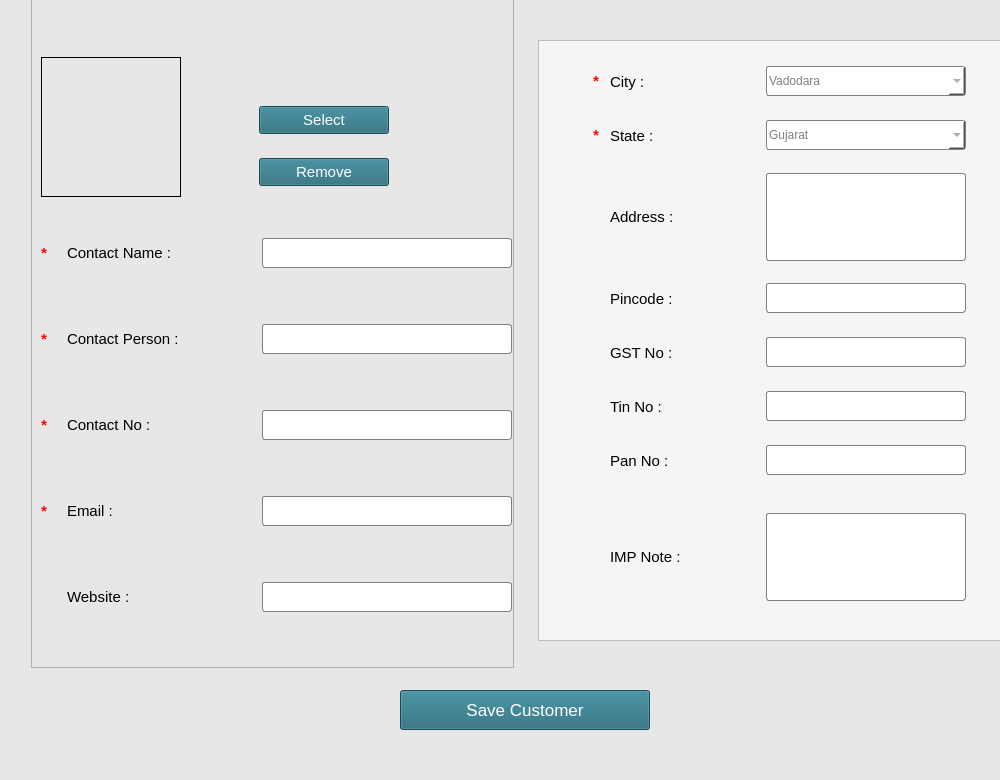
<?xml version="1.0" encoding="UTF-8"?>
<ui version="4.0">
 <class>MainWindow</class>
 <widget class="QMainWindow" name="MainWindow">
  <property name="geometry">
   <rect>
    <x>0</x>
    <y>0</y>
    <width>1000</width>
    <height>780</height>
   </rect>
  </property>
  <property name="minimumSize">
   <size>
    <width>1000</width>
    <height>780</height>
   </size>
  </property>
  <property name="maximumSize">
   <size>
    <width>1000</width>
    <height>780</height>
   </size>
  </property>
  <property name="windowTitle">
   <string>Add New Customer</string>
  </property>
  <property name="styleSheet">
   <string notr="true">background-color: rgb(231, 231, 231);</string>
  </property>
  <widget class="QWidget" name="centralwidget">
   <widget class="QPushButton" name="pushButton_5">
    <property name="geometry">
     <rect>
      <x>400</x>
      <y>690</y>
      <width>250</width>
      <height>40</height>
     </rect>
    </property>
    <property name="font">
     <font>
      <pointsize>13</pointsize>
     </font>
    </property>
    <property name="styleSheet">
     <string notr="true">background-color: rgb(33, 103, 120);
color:white;</string>
    </property>
    <property name="text">
     <string>Save Customer</string>
    </property>
    <property name="icon">
     <iconset resource="../add_new_comp.qrc">
      <normaloff>:/sample/Images/save64.png</normaloff>:/sample/Images/save64.png</iconset>
    </property>
    <property name="iconSize">
     <size>
      <width>25</width>
      <height>25</height>
     </size>
    </property>
   </widget>
   <widget class="QWidget" name="formLayoutWidget_3">
    <property name="geometry">
     <rect>
      <x>538</x>
      <y>40</y>
      <width>483</width>
      <height>611</height>
     </rect>
    </property>
    <layout class="QGridLayout" name="gridLayout_3">
     <property name="bottomMargin">
      <number>10</number>
     </property>
     <property name="verticalSpacing">
      <number>10</number>
     </property>
     <item row="0" column="0">
      <widget class="QFrame" name="frame_2">
       <property name="styleSheet">
        <string notr="true">background-color: whitesmoke;</string>
       </property>
       <property name="frameShape">
        <enum>QFrame::StyledPanel</enum>
       </property>
       <property name="frameShadow">
        <enum>QFrame::Raised</enum>
       </property>
       <layout class="QGridLayout" name="gridLayout_2">
        <item row="0" column="0">
         <layout class="QVBoxLayout" name="verticalLayout_4">
          <item>
           <layout class="QHBoxLayout" name="horizontalLayout_3">
            <property name="bottomMargin">
             <number>15</number>
            </property>
            <item>
             <widget class="QLabel" name="label_25">
              <property name="minimumSize">
               <size>
                <width>11</width>
                <height>30</height>
               </size>
              </property>
              <property name="maximumSize">
               <size>
                <width>11</width>
                <height>30</height>
               </size>
              </property>
              <property name="font">
               <font>
                <pointsize>11</pointsize>
                <weight>75</weight>
                <bold>true</bold>
               </font>
              </property>
              <property name="styleSheet">
               <string notr="true">color:red;</string>
              </property>
              <property name="text">
               <string>*</string>
              </property>
             </widget>
            </item>
            <item>
             <widget class="QLabel" name="label_4">
              <property name="minimumSize">
               <size>
                <width>150</width>
                <height>33</height>
               </size>
              </property>
              <property name="maximumSize">
               <size>
                <width>150</width>
                <height>33</height>
               </size>
              </property>
              <property name="font">
               <font>
                <pointsize>11</pointsize>
               </font>
              </property>
              <property name="text">
               <string>City :</string>
              </property>
             </widget>
            </item>
            <item>
             <widget class="QComboBox" name="comboBox_2">
              <property name="minimumSize">
               <size>
                <width>200</width>
                <height>30</height>
               </size>
              </property>
              <property name="maximumSize">
               <size>
                <width>200</width>
                <height>30</height>
               </size>
              </property>
              <property name="font">
               <font>
                <pointsize>11</pointsize>
               </font>
              </property>
              <property name="styleSheet">
               <string notr="true">border-radius:3px;
border:1px solid gray;
background-color:white;
color:gray;
</string>
              </property>
              <property name="editable">
               <bool>true</bool>
              </property>
              <property name="minimumContentsLength">
               <number>11</number>
              </property>
              <item>
               <property name="text">
                <string>Vadodara</string>
               </property>
              </item>
              <item>
               <property name="text">
                <string>Ahmedabad</string>
               </property>
              </item>
              <item>
               <property name="text">
                <string>Surat</string>
               </property>
              </item>
              <item>
               <property name="text">
                <string>Rajkot</string>
               </property>
              </item>
             </widget>
            </item>
           </layout>
          </item>
          <item>
           <layout class="QHBoxLayout" name="horizontalLayout_4">
            <property name="bottomMargin">
             <number>15</number>
            </property>
            <item>
             <widget class="QLabel" name="label_26">
              <property name="minimumSize">
               <size>
                <width>11</width>
                <height>30</height>
               </size>
              </property>
              <property name="maximumSize">
               <size>
                <width>11</width>
                <height>30</height>
               </size>
              </property>
              <property name="font">
               <font>
                <pointsize>11</pointsize>
                <weight>75</weight>
                <bold>true</bold>
               </font>
              </property>
              <property name="styleSheet">
               <string notr="true">color:red;</string>
              </property>
              <property name="text">
               <string>*</string>
              </property>
             </widget>
            </item>
            <item>
             <widget class="QLabel" name="label_5">
              <property name="minimumSize">
               <size>
                <width>150</width>
                <height>33</height>
               </size>
              </property>
              <property name="maximumSize">
               <size>
                <width>150</width>
                <height>33</height>
               </size>
              </property>
              <property name="font">
               <font>
                <pointsize>11</pointsize>
               </font>
              </property>
              <property name="text">
               <string>State :</string>
              </property>
             </widget>
            </item>
            <item>
             <widget class="QComboBox" name="comboBox_3">
              <property name="minimumSize">
               <size>
                <width>200</width>
                <height>30</height>
               </size>
              </property>
              <property name="maximumSize">
               <size>
                <width>200</width>
                <height>30</height>
               </size>
              </property>
              <property name="font">
               <font>
                <pointsize>11</pointsize>
               </font>
              </property>
              <property name="styleSheet">
               <string notr="true">border-radius:3px;
border:1px solid gray;
background-color:white;
color:gray;
</string>
              </property>
              <property name="editable">
               <bool>true</bool>
              </property>
              <item>
               <property name="text">
                <string>Gujarat</string>
               </property>
              </item>
              <item>
               <property name="text">
                <string>Maharashtra</string>
               </property>
              </item>
              <item>
               <property name="text">
                <string>Rajasthan</string>
               </property>
              </item>
             </widget>
            </item>
           </layout>
          </item>
          <item>
           <layout class="QHBoxLayout" name="horizontalLayout_21">
            <property name="bottomMargin">
             <number>15</number>
            </property>
            <item>
             <widget class="QLabel" name="label_30">
              <property name="enabled">
               <bool>true</bool>
              </property>
              <property name="minimumSize">
               <size>
                <width>11</width>
                <height>30</height>
               </size>
              </property>
              <property name="maximumSize">
               <size>
                <width>11</width>
                <height>30</height>
               </size>
              </property>
              <property name="font">
               <font>
                <pointsize>11</pointsize>
                <weight>75</weight>
                <bold>true</bold>
               </font>
              </property>
              <property name="styleSheet">
               <string notr="true">color:red;</string>
              </property>
              <property name="text">
               <string/>
              </property>
             </widget>
            </item>
            <item>
             <widget class="QLabel" name="label_7">
              <property name="minimumSize">
               <size>
                <width>150</width>
                <height>33</height>
               </size>
              </property>
              <property name="maximumSize">
               <size>
                <width>150</width>
                <height>33</height>
               </size>
              </property>
              <property name="font">
               <font>
                <pointsize>11</pointsize>
               </font>
              </property>
              <property name="text">
               <string>Address :</string>
              </property>
             </widget>
            </item>
            <item>
             <widget class="QTextEdit" name="textEdit_2">
              <property name="minimumSize">
               <size>
                <width>200</width>
                <height>30</height>
               </size>
              </property>
              <property name="maximumSize">
               <size>
                <width>200</width>
                <height>88</height>
               </size>
              </property>
              <property name="font">
               <font>
                <pointsize>11</pointsize>
               </font>
              </property>
              <property name="styleSheet">
               <string notr="true">border-radius:3px;
border:1px solid gray;
background-color:white;
color:gray;</string>
              </property>
             </widget>
            </item>
           </layout>
          </item>
          <item>
           <layout class="QHBoxLayout" name="horizontalLayout_5">
            <property name="bottomMargin">
             <number>15</number>
            </property>
            <item>
             <widget class="QLabel" name="label_36">
              <property name="enabled">
               <bool>true</bool>
              </property>
              <property name="minimumSize">
               <size>
                <width>11</width>
                <height>30</height>
               </size>
              </property>
              <property name="maximumSize">
               <size>
                <width>11</width>
                <height>30</height>
               </size>
              </property>
              <property name="font">
               <font>
                <pointsize>11</pointsize>
                <weight>75</weight>
                <bold>true</bold>
               </font>
              </property>
              <property name="styleSheet">
               <string notr="true">color:red;</string>
              </property>
              <property name="text">
               <string/>
              </property>
             </widget>
            </item>
            <item>
             <widget class="QLabel" name="label_9">
              <property name="minimumSize">
               <size>
                <width>150</width>
                <height>33</height>
               </size>
              </property>
              <property name="maximumSize">
               <size>
                <width>150</width>
                <height>33</height>
               </size>
              </property>
              <property name="font">
               <font>
                <pointsize>11</pointsize>
               </font>
              </property>
              <property name="text">
               <string>Pincode :</string>
              </property>
             </widget>
            </item>
            <item>
             <widget class="QLineEdit" name="lineEdit_2">
              <property name="minimumSize">
               <size>
                <width>200</width>
                <height>30</height>
               </size>
              </property>
              <property name="maximumSize">
               <size>
                <width>200</width>
                <height>30</height>
               </size>
              </property>
              <property name="font">
               <font>
                <pointsize>11</pointsize>
               </font>
              </property>
              <property name="styleSheet">
               <string notr="true">border-radius:3px;
border:1px solid gray;
background-color:white;
color:gray;
</string>
              </property>
             </widget>
            </item>
           </layout>
          </item>
          <item>
           <layout class="QHBoxLayout" name="horizontalLayout_15">
            <property name="bottomMargin">
             <number>15</number>
            </property>
            <item>
             <widget class="QLabel" name="label_37">
              <property name="enabled">
               <bool>true</bool>
              </property>
              <property name="minimumSize">
               <size>
                <width>11</width>
                <height>30</height>
               </size>
              </property>
              <property name="maximumSize">
               <size>
                <width>11</width>
                <height>30</height>
               </size>
              </property>
              <property name="font">
               <font>
                <pointsize>11</pointsize>
                <weight>75</weight>
                <bold>true</bold>
               </font>
              </property>
              <property name="styleSheet">
               <string notr="true">color:red;</string>
              </property>
              <property name="text">
               <string/>
              </property>
             </widget>
            </item>
            <item>
             <widget class="QLabel" name="label_20">
              <property name="minimumSize">
               <size>
                <width>150</width>
                <height>33</height>
               </size>
              </property>
              <property name="maximumSize">
               <size>
                <width>150</width>
                <height>33</height>
               </size>
              </property>
              <property name="font">
               <font>
                <pointsize>11</pointsize>
               </font>
              </property>
              <property name="text">
               <string>GST No :</string>
              </property>
             </widget>
            </item>
            <item>
             <widget class="QLineEdit" name="lineEdit_7">
              <property name="minimumSize">
               <size>
                <width>200</width>
                <height>30</height>
               </size>
              </property>
              <property name="maximumSize">
               <size>
                <width>200</width>
                <height>30</height>
               </size>
              </property>
              <property name="font">
               <font>
                <pointsize>11</pointsize>
               </font>
              </property>
              <property name="styleSheet">
               <string notr="true">border-radius:3px;
border:1px solid gray;
background-color:white;
color:gray;</string>
              </property>
             </widget>
            </item>
           </layout>
          </item>
          <item>
           <layout class="QHBoxLayout" name="horizontalLayout_22">
            <property name="bottomMargin">
             <number>15</number>
            </property>
            <item>
             <widget class="QLabel" name="label_38">
              <property name="enabled">
               <bool>true</bool>
              </property>
              <property name="minimumSize">
               <size>
                <width>11</width>
                <height>30</height>
               </size>
              </property>
              <property name="maximumSize">
               <size>
                <width>11</width>
                <height>30</height>
               </size>
              </property>
              <property name="font">
               <font>
                <pointsize>11</pointsize>
                <weight>75</weight>
                <bold>true</bold>
               </font>
              </property>
              <property name="styleSheet">
               <string notr="true">color:red;</string>
              </property>
              <property name="text">
               <string/>
              </property>
             </widget>
            </item>
            <item>
             <widget class="QLabel" name="label_28">
              <property name="minimumSize">
               <size>
                <width>150</width>
                <height>33</height>
               </size>
              </property>
              <property name="maximumSize">
               <size>
                <width>150</width>
                <height>33</height>
               </size>
              </property>
              <property name="font">
               <font>
                <pointsize>11</pointsize>
               </font>
              </property>
              <property name="text">
               <string>Tin No :</string>
              </property>
             </widget>
            </item>
            <item>
             <widget class="QLineEdit" name="lineEdit_11">
              <property name="minimumSize">
               <size>
                <width>200</width>
                <height>30</height>
               </size>
              </property>
              <property name="maximumSize">
               <size>
                <width>200</width>
                <height>30</height>
               </size>
              </property>
              <property name="font">
               <font>
                <pointsize>11</pointsize>
               </font>
              </property>
              <property name="styleSheet">
               <string notr="true">border-radius:3px;
border:1px solid gray;
background-color:white;
color:gray;</string>
              </property>
             </widget>
            </item>
           </layout>
          </item>
          <item>
           <layout class="QHBoxLayout" name="horizontalLayout_12">
            <property name="bottomMargin">
             <number>15</number>
            </property>
            <item>
             <widget class="QLabel" name="label_39">
              <property name="enabled">
               <bool>true</bool>
              </property>
              <property name="minimumSize">
               <size>
                <width>11</width>
                <height>30</height>
               </size>
              </property>
              <property name="maximumSize">
               <size>
                <width>11</width>
                <height>30</height>
               </size>
              </property>
              <property name="font">
               <font>
                <pointsize>11</pointsize>
                <weight>75</weight>
                <bold>true</bold>
               </font>
              </property>
              <property name="styleSheet">
               <string notr="true">color:red;</string>
              </property>
              <property name="text">
               <string/>
              </property>
             </widget>
            </item>
            <item>
             <widget class="QLabel" name="label_14">
              <property name="minimumSize">
               <size>
                <width>150</width>
                <height>33</height>
               </size>
              </property>
              <property name="maximumSize">
               <size>
                <width>150</width>
                <height>33</height>
               </size>
              </property>
              <property name="font">
               <font>
                <pointsize>11</pointsize>
               </font>
              </property>
              <property name="text">
               <string>Pan No :</string>
              </property>
             </widget>
            </item>
            <item>
             <widget class="QLineEdit" name="lineEdit_6">
              <property name="minimumSize">
               <size>
                <width>200</width>
                <height>30</height>
               </size>
              </property>
              <property name="maximumSize">
               <size>
                <width>200</width>
                <height>30</height>
               </size>
              </property>
              <property name="font">
               <font>
                <pointsize>11</pointsize>
               </font>
              </property>
              <property name="styleSheet">
               <string notr="true">border-radius:3px;
border:1px solid gray;
background-color:white;
color:gray;</string>
              </property>
             </widget>
            </item>
           </layout>
          </item>
         </layout>
        </item>
        <item row="1" column="0">
         <layout class="QHBoxLayout" name="horizontalLayout_9">
          <property name="bottomMargin">
           <number>15</number>
          </property>
          <item>
           <widget class="QLabel" name="label_41">
            <property name="enabled">
             <bool>true</bool>
            </property>
            <property name="minimumSize">
             <size>
              <width>11</width>
              <height>30</height>
             </size>
            </property>
            <property name="maximumSize">
             <size>
              <width>11</width>
              <height>30</height>
             </size>
            </property>
            <property name="font">
             <font>
              <pointsize>11</pointsize>
              <weight>75</weight>
              <bold>true</bold>
             </font>
            </property>
            <property name="styleSheet">
             <string notr="true">color:red;</string>
            </property>
            <property name="text">
             <string/>
            </property>
           </widget>
          </item>
          <item>
           <widget class="QLabel" name="label_10">
            <property name="minimumSize">
             <size>
              <width>150</width>
              <height>33</height>
             </size>
            </property>
            <property name="maximumSize">
             <size>
              <width>150</width>
              <height>33</height>
             </size>
            </property>
            <property name="font">
             <font>
              <pointsize>11</pointsize>
             </font>
            </property>
            <property name="text">
             <string>IMP Note :</string>
            </property>
           </widget>
          </item>
          <item>
           <widget class="QTextEdit" name="textEdit_3">
            <property name="minimumSize">
             <size>
              <width>200</width>
              <height>88</height>
             </size>
            </property>
            <property name="maximumSize">
             <size>
              <width>200</width>
              <height>88</height>
             </size>
            </property>
            <property name="font">
             <font>
              <pointsize>11</pointsize>
             </font>
            </property>
            <property name="styleSheet">
             <string notr="true">border-radius:3px;
border:1px solid gray;
background-color:white;
color:gray;</string>
            </property>
           </widget>
          </item>
         </layout>
        </item>
       </layout>
      </widget>
     </item>
    </layout>
   </widget>
   <widget class="QFrame" name="frame">
    <property name="geometry">
     <rect>
      <x>31</x>
      <y>-9</y>
      <width>483</width>
      <height>677</height>
     </rect>
    </property>
    <property name="font">
     <font>
      <pointsize>11</pointsize>
     </font>
    </property>
    <property name="styleSheet">
     <string notr="true"/>
    </property>
    <property name="frameShape">
     <enum>QFrame::StyledPanel</enum>
    </property>
    <property name="frameShadow">
     <enum>QFrame::Raised</enum>
    </property>
    <layout class="QGridLayout" name="gridLayout">
     <item row="0" column="0">
      <layout class="QVBoxLayout" name="verticalLayout">
       <property name="spacing">
        <number>15</number>
       </property>
       <item>
        <layout class="QHBoxLayout" name="horizontalLayout_17">
         <property name="topMargin">
          <number>15</number>
         </property>
         <property name="bottomMargin">
          <number>15</number>
         </property>
        </layout>
       </item>
       <item>
        <layout class="QHBoxLayout" name="horizontalLayout_18">
         <item>
          <widget class="QLabel" name="label_32">
           <property name="minimumSize">
            <size>
             <width>140</width>
             <height>140</height>
            </size>
           </property>
           <property name="maximumSize">
            <size>
             <width>140</width>
             <height>140</height>
            </size>
           </property>
           <property name="font">
            <font>
             <pointsize>10</pointsize>
            </font>
           </property>
           <property name="styleSheet">
            <string notr="true">border:1px solid black;</string>
           </property>
           <property name="text">
            <string/>
           </property>
           <property name="pixmap">
            <pixmap resource="../add_new_comp.qrc">:/sample/hba.jpg</pixmap>
           </property>
           <property name="scaledContents">
            <bool>true</bool>
           </property>
          </widget>
         </item>
         <item>
          <spacer name="horizontalSpacer_4">
           <property name="orientation">
            <enum>Qt::Horizontal</enum>
           </property>
           <property name="sizeType">
            <enum>QSizePolicy::Fixed</enum>
           </property>
           <property name="sizeHint" stdset="0">
            <size>
             <width>63</width>
             <height>20</height>
            </size>
           </property>
          </spacer>
         </item>
         <item>
          <layout class="QVBoxLayout" name="verticalLayout_5">
           <item>
            <spacer name="verticalSpacer_2">
             <property name="orientation">
              <enum>Qt::Vertical</enum>
             </property>
             <property name="sizeType">
              <enum>QSizePolicy::Fixed</enum>
             </property>
             <property name="sizeHint" stdset="0">
              <size>
               <width>20</width>
               <height>40</height>
              </size>
             </property>
            </spacer>
           </item>
           <item>
            <widget class="QPushButton" name="pushButton_6">
             <property name="minimumSize">
              <size>
               <width>130</width>
               <height>28</height>
              </size>
             </property>
             <property name="maximumSize">
              <size>
               <width>130</width>
               <height>28</height>
              </size>
             </property>
             <property name="font">
              <font>
               <pointsize>11</pointsize>
              </font>
             </property>
             <property name="styleSheet">
              <string notr="true">background-color: rgb(33, 103, 120);
color:white;</string>
             </property>
             <property name="text">
              <string>Select</string>
             </property>
             <property name="icon">
              <iconset resource="../add_new_comp.qrc">
               <normaloff>:/sample/Images/gallery64.png</normaloff>:/sample/Images/gallery64.png</iconset>
             </property>
             <property name="iconSize">
              <size>
               <width>25</width>
               <height>25</height>
              </size>
             </property>
            </widget>
           </item>
           <item>
            <widget class="QPushButton" name="pushButton_7">
             <property name="minimumSize">
              <size>
               <width>130</width>
               <height>28</height>
              </size>
             </property>
             <property name="maximumSize">
              <size>
               <width>130</width>
               <height>28</height>
              </size>
             </property>
             <property name="font">
              <font>
               <pointsize>11</pointsize>
              </font>
             </property>
             <property name="styleSheet">
              <string notr="true">background-color: rgb(33, 103, 120);
color:white;</string>
             </property>
             <property name="text">
              <string>Remove</string>
             </property>
             <property name="icon">
              <iconset resource="../add_new_comp.qrc">
               <normaloff>:/sample/Images/delete264.png</normaloff>:/sample/Images/delete264.png</iconset>
             </property>
             <property name="iconSize">
              <size>
               <width>25</width>
               <height>25</height>
              </size>
             </property>
            </widget>
           </item>
          </layout>
         </item>
         <item>
          <spacer name="horizontalSpacer_3">
           <property name="orientation">
            <enum>Qt::Horizontal</enum>
           </property>
           <property name="sizeHint" stdset="0">
            <size>
             <width>40</width>
             <height>20</height>
            </size>
           </property>
          </spacer>
         </item>
        </layout>
       </item>
       <item>
        <layout class="QHBoxLayout" name="horizontalLayout_23">
         <property name="bottomMargin">
          <number>15</number>
         </property>
         <item>
          <widget class="QLabel" name="label_35">
           <property name="minimumSize">
            <size>
             <width>11</width>
             <height>30</height>
            </size>
           </property>
           <property name="maximumSize">
            <size>
             <width>11</width>
             <height>30</height>
            </size>
           </property>
           <property name="font">
            <font>
             <pointsize>11</pointsize>
             <weight>75</weight>
             <bold>true</bold>
            </font>
           </property>
           <property name="styleSheet">
            <string notr="true">color:red;</string>
           </property>
           <property name="text">
            <string>*</string>
           </property>
          </widget>
         </item>
         <item>
          <widget class="QLabel" name="label_40">
           <property name="minimumSize">
            <size>
             <width>180</width>
             <height>22</height>
            </size>
           </property>
           <property name="maximumSize">
            <size>
             <width>180</width>
             <height>16777215</height>
            </size>
           </property>
           <property name="font">
            <font>
             <pointsize>11</pointsize>
            </font>
           </property>
           <property name="text">
            <string>Contact Name :</string>
           </property>
          </widget>
         </item>
         <item>
          <widget class="QLineEdit" name="lineEdit_12">
           <property name="sizePolicy">
            <sizepolicy hsizetype="Fixed" vsizetype="Fixed">
             <horstretch>0</horstretch>
             <verstretch>0</verstretch>
            </sizepolicy>
           </property>
           <property name="minimumSize">
            <size>
             <width>250</width>
             <height>30</height>
            </size>
           </property>
           <property name="maximumSize">
            <size>
             <width>250</width>
             <height>30</height>
            </size>
           </property>
           <property name="font">
            <font>
             <pointsize>11</pointsize>
            </font>
           </property>
           <property name="styleSheet">
            <string notr="true">border-radius:3px;
border:1px solid gray;
background-color:white;
color:gray;
</string>
           </property>
          </widget>
         </item>
        </layout>
       </item>
       <item>
        <layout class="QHBoxLayout" name="horizontalLayout_16">
         <property name="bottomMargin">
          <number>15</number>
         </property>
         <item>
          <widget class="QLabel" name="label_24">
           <property name="minimumSize">
            <size>
             <width>11</width>
             <height>30</height>
            </size>
           </property>
           <property name="maximumSize">
            <size>
             <width>11</width>
             <height>30</height>
            </size>
           </property>
           <property name="font">
            <font>
             <pointsize>11</pointsize>
             <weight>75</weight>
             <bold>true</bold>
            </font>
           </property>
           <property name="styleSheet">
            <string notr="true">color:red;</string>
           </property>
           <property name="text">
            <string>*</string>
           </property>
          </widget>
         </item>
         <item>
          <widget class="QLabel" name="label_21">
           <property name="minimumSize">
            <size>
             <width>180</width>
             <height>22</height>
            </size>
           </property>
           <property name="maximumSize">
            <size>
             <width>180</width>
             <height>16777215</height>
            </size>
           </property>
           <property name="font">
            <font>
             <pointsize>11</pointsize>
            </font>
           </property>
           <property name="text">
            <string>Contact Person :</string>
           </property>
          </widget>
         </item>
         <item>
          <widget class="QLineEdit" name="lineEdit_8">
           <property name="sizePolicy">
            <sizepolicy hsizetype="Fixed" vsizetype="Fixed">
             <horstretch>0</horstretch>
             <verstretch>0</verstretch>
            </sizepolicy>
           </property>
           <property name="minimumSize">
            <size>
             <width>250</width>
             <height>30</height>
            </size>
           </property>
           <property name="maximumSize">
            <size>
             <width>250</width>
             <height>30</height>
            </size>
           </property>
           <property name="font">
            <font>
             <pointsize>11</pointsize>
            </font>
           </property>
           <property name="styleSheet">
            <string notr="true">border-radius:3px;
border:1px solid gray;
background-color:white;
color:gray;
</string>
           </property>
          </widget>
         </item>
        </layout>
       </item>
       <item>
        <layout class="QHBoxLayout" name="horizontalLayout_19">
         <property name="bottomMargin">
          <number>15</number>
         </property>
         <item>
          <widget class="QLabel" name="label_31">
           <property name="minimumSize">
            <size>
             <width>11</width>
             <height>30</height>
            </size>
           </property>
           <property name="maximumSize">
            <size>
             <width>11</width>
             <height>30</height>
            </size>
           </property>
           <property name="font">
            <font>
             <pointsize>11</pointsize>
             <weight>75</weight>
             <bold>true</bold>
            </font>
           </property>
           <property name="styleSheet">
            <string notr="true">color:red;</string>
           </property>
           <property name="text">
            <string>*</string>
           </property>
          </widget>
         </item>
         <item>
          <widget class="QLabel" name="label_23">
           <property name="minimumSize">
            <size>
             <width>180</width>
             <height>22</height>
            </size>
           </property>
           <property name="maximumSize">
            <size>
             <width>180</width>
             <height>16777215</height>
            </size>
           </property>
           <property name="font">
            <font>
             <pointsize>11</pointsize>
            </font>
           </property>
           <property name="text">
            <string>Contact No :</string>
           </property>
          </widget>
         </item>
         <item>
          <widget class="QLineEdit" name="lineEdit_9">
           <property name="sizePolicy">
            <sizepolicy hsizetype="Fixed" vsizetype="Fixed">
             <horstretch>0</horstretch>
             <verstretch>0</verstretch>
            </sizepolicy>
           </property>
           <property name="minimumSize">
            <size>
             <width>250</width>
             <height>30</height>
            </size>
           </property>
           <property name="maximumSize">
            <size>
             <width>250</width>
             <height>30</height>
            </size>
           </property>
           <property name="font">
            <font>
             <pointsize>11</pointsize>
            </font>
           </property>
           <property name="styleSheet">
            <string notr="true">border-radius:3px;
border:1px solid gray;
background-color:white;
color:gray;
</string>
           </property>
          </widget>
         </item>
        </layout>
       </item>
       <item>
        <layout class="QHBoxLayout" name="horizontalLayout_20">
         <property name="bottomMargin">
          <number>15</number>
         </property>
         <item>
          <widget class="QLabel" name="label_33">
           <property name="minimumSize">
            <size>
             <width>11</width>
             <height>30</height>
            </size>
           </property>
           <property name="maximumSize">
            <size>
             <width>11</width>
             <height>30</height>
            </size>
           </property>
           <property name="font">
            <font>
             <pointsize>11</pointsize>
             <weight>75</weight>
             <bold>true</bold>
            </font>
           </property>
           <property name="styleSheet">
            <string notr="true">color:red;</string>
           </property>
           <property name="text">
            <string>*</string>
           </property>
          </widget>
         </item>
         <item>
          <widget class="QLabel" name="label_34">
           <property name="minimumSize">
            <size>
             <width>180</width>
             <height>22</height>
            </size>
           </property>
           <property name="maximumSize">
            <size>
             <width>180</width>
             <height>16777215</height>
            </size>
           </property>
           <property name="font">
            <font>
             <pointsize>11</pointsize>
            </font>
           </property>
           <property name="text">
            <string>Email :</string>
           </property>
          </widget>
         </item>
         <item>
          <widget class="QLineEdit" name="lineEdit_10">
           <property name="sizePolicy">
            <sizepolicy hsizetype="Fixed" vsizetype="Fixed">
             <horstretch>0</horstretch>
             <verstretch>0</verstretch>
            </sizepolicy>
           </property>
           <property name="minimumSize">
            <size>
             <width>250</width>
             <height>30</height>
            </size>
           </property>
           <property name="maximumSize">
            <size>
             <width>250</width>
             <height>30</height>
            </size>
           </property>
           <property name="font">
            <font>
             <pointsize>11</pointsize>
            </font>
           </property>
           <property name="styleSheet">
            <string notr="true">border-radius:3px;
border:1px solid gray;
background-color:white;
color:gray;
</string>
           </property>
          </widget>
         </item>
        </layout>
       </item>
       <item>
        <layout class="QHBoxLayout" name="horizontalLayout_6">
         <property name="bottomMargin">
          <number>15</number>
         </property>
         <item>
          <widget class="QLabel" name="label_27">
           <property name="minimumSize">
            <size>
             <width>11</width>
             <height>30</height>
            </size>
           </property>
           <property name="maximumSize">
            <size>
             <width>11</width>
             <height>30</height>
            </size>
           </property>
           <property name="font">
            <font>
             <pointsize>11</pointsize>
             <weight>75</weight>
             <bold>true</bold>
            </font>
           </property>
           <property name="styleSheet">
            <string notr="true">color:red;</string>
           </property>
           <property name="text">
            <string/>
           </property>
          </widget>
         </item>
         <item>
          <widget class="QLabel" name="label_8">
           <property name="minimumSize">
            <size>
             <width>180</width>
             <height>22</height>
            </size>
           </property>
           <property name="maximumSize">
            <size>
             <width>180</width>
             <height>16777215</height>
            </size>
           </property>
           <property name="font">
            <font>
             <pointsize>11</pointsize>
            </font>
           </property>
           <property name="text">
            <string>Website :</string>
           </property>
          </widget>
         </item>
         <item>
          <widget class="QLineEdit" name="lineEdit_3">
           <property name="sizePolicy">
            <sizepolicy hsizetype="Fixed" vsizetype="Fixed">
             <horstretch>0</horstretch>
             <verstretch>0</verstretch>
            </sizepolicy>
           </property>
           <property name="minimumSize">
            <size>
             <width>250</width>
             <height>30</height>
            </size>
           </property>
           <property name="maximumSize">
            <size>
             <width>250</width>
             <height>30</height>
            </size>
           </property>
           <property name="font">
            <font>
             <pointsize>11</pointsize>
            </font>
           </property>
           <property name="styleSheet">
            <string notr="true">border-radius:3px;
border:1px solid gray;
background-color:white;
color:gray;
</string>
           </property>
          </widget>
         </item>
        </layout>
       </item>
      </layout>
     </item>
    </layout>
   </widget>
  </widget>
  <widget class="QMenuBar" name="menubar">
   <property name="geometry">
    <rect>
     <x>0</x>
     <y>0</y>
     <width>1000</width>
     <height>26</height>
    </rect>
   </property>
  </widget>
  <widget class="QStatusBar" name="statusbar">
   <property name="styleSheet">
    <string notr="true"/>
   </property>
  </widget>
 </widget>
 <resources>
  <include location="../add_new_comp.qrc"/>
 </resources>
 <connections/>
</ui>
